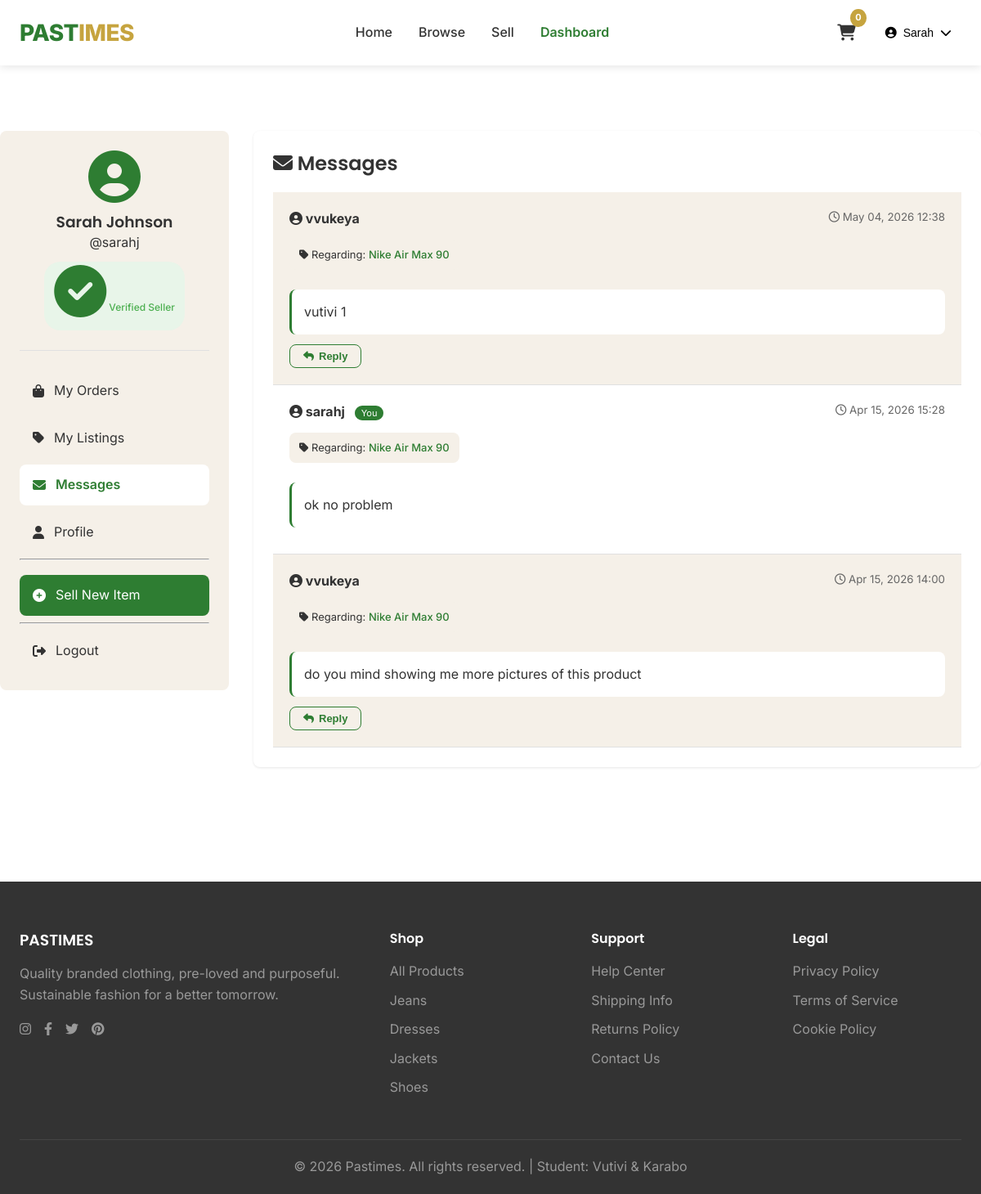
Page /index.php?page=dashboard&tab=messages (signed in) on the committed database.
### tables this page shows
CREATE TABLE `tblUser` (
    `user_id` INT(11) NOT NULL AUTO_INCREMENT,
    `name` VARCHAR(100) NOT NULL,
    `surname` VARCHAR(100) NOT NULL,
    `email` VARCHAR(100) NOT NULL UNIQUE,
    `username` VARCHAR(50) NOT NULL UNIQUE,
    `password_hash` VARCHAR(255) NOT NULL,
    `phone` VARCHAR(20) DEFAULT NULL,
    `delivery_address` TEXT DEFAULT NULL,
    `is_verified` TINYINT(1) DEFAULT 0,
    `is_seller_verified` TINYINT(1) DEFAULT 0,
    `role` ENUM('user', 'admin') DEFAULT 'user',
    `created_at` TIMESTAMP DEFAULT CURRENT_TIMESTAMP,
    `last_login` TIMESTAMP NULL,
    PRIMARY KEY (`user_id`),
    INDEX idx_email (`email`),
    INDEX idx_username (`username`)
);

CREATE TABLE `tblMessages` (
    `message_id` INT(11) NOT NULL AUTO_INCREMENT,
    `sender_id` INT(11) NOT NULL,
    `receiver_id` INT(11) NOT NULL,
    `product_id` INT(11) DEFAULT NULL,
    `message_text` TEXT NOT NULL,
    `is_read` TINYINT(1) DEFAULT 0,
    `created_at` TIMESTAMP DEFAULT CURRENT_TIMESTAMP,
    PRIMARY KEY (`message_id`),
    FOREIGN KEY (`sender_id`) REFERENCES `tblUser`(`user_id`),
    FOREIGN KEY (`receiver_id`) REFERENCES `tblUser`(`user_id`),
    FOREIGN KEY (`product_id`) REFERENCES `tblClothes`(`product_id`)
);

CREATE TABLE `tblClothes` (
    `product_id` INT(11) NOT NULL AUTO_INCREMENT,
    `seller_id` INT(11) NOT NULL,
    `title` VARCHAR(200) NOT NULL,
    `brand` VARCHAR(100) NOT NULL,
    `description` TEXT DEFAULT NULL,
    `price` DECIMAL(10,2) NOT NULL,
    `condition` ENUM('New', 'Like New', 'Good', 'Fair') DEFAULT 'Good',
    `category` VARCHAR(50) DEFAULT NULL,
    `size` VARCHAR(20) DEFAULT NULL,
    `colour` VARCHAR(30) DEFAULT NULL,
    `image_url` VARCHAR(500) DEFAULT NULL,
    `status` ENUM('pending', 'approved', 'rejected', 'sold') DEFAULT 'pending',
    `views` INT DEFAULT 0,
    `created_at` TIMESTAMP DEFAULT CURRENT_TIMESTAMP,
    `sold_date` TIMESTAMP NULL,
    PRIMARY KEY (`product_id`),
    FOREIGN KEY (`seller_id`) REFERENCES `tblUser`(`user_id`),
    INDEX idx_status (`status`),
    INDEX idx_brand (`brand`)
);

### pages/dashboard.php (the view, shortened to what this page needs)
<?php
$active_tab = isset($_GET['tab']) ? $_GET['tab'] : 'orders';
$user_id = $_SESSION['user_id'];
$user_sql = "SELECT * FROM tblUser WHERE user_id = ?";
$user_stmt = mysqli_prepare($conn, $user_sql);
mysqli_stmt_bind_param($user_stmt, "i", $user_id);
mysqli_stmt_execute($user_stmt);
$user_data = mysqli_fetch_assoc(mysqli_stmt_get_result($user_stmt));
$orders_sql = "SELECT * FROM tblAorder WHERE user_id = ? ORDER BY created_at DESC";
$orders_stmt = mysqli_prepare($conn, $orders_sql);
mysqli_stmt_bind_param($orders_stmt, "i", $user_id);
mysqli_stmt_execute($orders_stmt);
$orders = mysqli_stmt_get_result($orders_stmt);
$messages_sql = "SELECT m.*, u.username as sender_name, p.title as product_title
                 FROM tblMessages m
                 JOIN tblUser u ON m.sender_id = u.user_id
                 LEFT JOIN tblClothes p ON m.product_id = p.product_id
                 WHERE m.receiver_id = ? OR m.sender_id = ?
                 ORDER BY m.created_at DESC LIMIT 20";
$messages_stmt = mysqli_prepare($conn, $messages_sql);
mysqli_stmt_bind_param($messages_stmt, "ii", $user_id, $user_id);
mysqli_stmt_execute($messages_stmt);
$messages = mysqli_stmt_get_result($messages_stmt);
?>
<div class="container" style="padding: 40px 0;">
    <div class="dashboard-container">
        <div class="dashboard-sidebar">
            <div class="user-avatar">
                <i class="fas fa-user-circle"></i>
                <h3><?php echo htmlspecialchars($user_data['name'] . ' ' . $user_data['surname']); ?></h3>
                <p>@<?php echo htmlspecialchars($_SESSION['username']); ?></p>
                <?php if ($user_data['is_seller_verified'] == 1): ?>
                    <span class="status-badge status-approved" style="margin-top: 10px; display: inline-block;">
                        <i class="fas fa-check-circle"></i> Verified Seller
                    </span>
                <?php else: ?>
                    <span class="status-badge status-pending" style="margin-top: 10px; display: inline-block;">
                        <i class="fas fa-clock"></i> Not a Seller
                    </span>
                <?php endif; ?>
            </div>
            <div class="dashboard-nav">
                <a href="index.php?page=dashboard&tab=orders" class="<?php echo $active_tab == 'orders' ? 'active' : ''; ?>">
                    <i class="fas fa-shopping-bag"></i> My Orders
                </a>
                <?php if ($user_data['is_seller_verified'] == 1): ?>
                    <a href="index.php?page=dashboard&tab=listings" class="<?php echo $active_tab == 'listings' ? 'active' : ''; ?>">
                        <i class="fas fa-tag"></i> My Listings
                    </a>
                <?php endif; ?>
                <a href="index.php?page=dashboard&tab=messages" class="<?php echo $active_tab == 'messages' ? 'active' : ''; ?>">
                    <i class="fas fa-envelope"></i> Messages
                </a>
                <a href="index.php?page=dashboard&tab=profile" class="<?php echo $active_tab == 'profile' ? 'active' : ''; ?>">
                    <i class="fas fa-user"></i> Profile
                </a>
                <?php if ($user_data['is_seller_verified'] == 1): ?>
                    <hr>
                    <a href="index.php?page=sell" style="background: var(--pastime-green); color: white; margin-top: 10px;">
                        <i class="fas fa-plus-circle"></i> Sell New Item
                    </a>
                <?php endif; ?>
                <hr>
                <a href="logout.php">
                    <i class="fas fa-sign-out-alt"></i> Logout
                </a>
            </div>
        </div>
        <div class="dashboard-content">
            <?php if ($active_tab == 'orders'): ?>
                <h2 style="margin-bottom: 20px;"><i class="fas fa-shopping-bag"></i> My Orders</h2>
                <?php if (mysqli_num_rows($orders) > 0): ?>
                    <div style="overflow-x: auto;">
                        <table class="admin-table">
                            <thead>
                                <tr>
                                    <th>Order #</th>
                                    <th>Date</th>
                                    <th>Total</th>
                                    <th>Status</th>
                                    <th>Payment</th>
                                    <th>Action</th>
                                </tr>
                            </thead>
                            <tbody>
                                <?php while ($order = mysqli_fetch_assoc($orders)): ?>
                                    <tr>
                                        <td><strong><?php echo $order['order_number']; ?></strong></td>
                                        <td><?php echo date('M d, Y', strtotime($order['created_at'])); ?></td>
                                        <td>R <?php echo number_format($order['total_amount'], 2); ?></td>
                                        <td>
                                            <span class="status-badge status-<?php echo $order['status']; ?>">
                                                <?php echo ucfirst($order['status']); ?>
                                            </span>
                                        </td>
                                        <td>
                                            <span class="status-badge status-<?php echo $order['payment_status']; ?>">
                                                <?php echo ucfirst($order['payment_status']); ?>
                                            </span>
                                        </td>
                                        <td>
                                            <button onclick="alert('Order Details:\nOrder: <?php echo $order['order_number']; ?>\nTotal: R <?php echo number_format($order['total_amount'], 2); ?>\nStatus: <?php echo $order['status']; ?>\nDelivery: <?php echo htmlspecialchars(substr($order['delivery_address'], 0, 50)); ?>...')" class="btn-outline" style="padding: 4px 12px; font-size: 12px;">
                                                View
                                            </button>
                                        </td>
                                    </tr>
                                <?php endwhile; ?>
                            </tbody>
                        </table>
                    </div>
                <?php else: ?>
                    <div style="text-align: center; padding: 60px;">
                        <i class="fas fa-shopping-bag" style="font-size: 64px; color: var(--grey); margin-bottom: 20px;"></i>
                        <h3>No orders yet</h3>
                        <p style="color: var(--grey); margin-bottom: 20px;">You haven't placed any orders yet.</p>
                        <a href="index.php?page=browse" class="btn-primary">Start Shopping</a>
                    </div>
                <?php endif; ?>
            <?php elseif ($active_tab == 'messages'): ?>
                <h2 style="margin-bottom: 20px;"><i class="fas fa-envelope"></i> Messages</h2>
                <?php if (mysqli_num_rows($messages) > 0): ?>
                    <div class="messages-list">
                        <?php while ($msg = mysqli_fetch_assoc($messages)):
                            $is_sender = ($msg['sender_id'] == $user_id);
                        ?>
                            <div class="message-item" id="message-<?php echo $msg['message_id']; ?>" style="border-bottom: 1px solid var(--light-grey); padding: 20px; <?php echo (!$is_sender && $msg['is_read'] == 0) ? 'background: #F5F0E8;' : ''; ?>">
                                <div style="display: flex; justify-content: space-between; margin-bottom: 12px; flex-wrap: wrap;">
                                    <div>
                                        <strong style="font-size: 16px;">
                                            <i class="fas fa-user-circle"></i>
                                            <?php echo htmlspecialchars($msg['sender_name']); ?>
                                        </strong>
                                        <?php if ($is_sender): ?>
                                            <span style="background: var(--pastime-green); color: white; padding: 2px 8px; border-radius: 12px; font-size: 11px; margin-left: 8px;">You</span>
                                        <?php endif; ?>
                                    </div>
                                    <small style="color: var(--grey);">
                                        <i class="far fa-clock"></i> <?php echo date('M d, Y H:i', strtotime($msg['created_at'])); ?>
                                    </small>
                                </div>
                                <?php if ($msg['product_title']): ?>
                                    <div style="margin-bottom: 12px; font-size: 13px; background: var(--warm-beige); padding: 8px 12px; border-radius: var(--radius); display: inline-block;">
                                        <i class="fas fa-tag"></i> Regarding:
                                        <a href="index.php?page=product&id=<?php echo $msg['product_id']; ?>" style="color: var(--pastime-green); text-decoration: none; font-weight: 500;">
                                            <?php echo htmlspecialchars($msg['product_title']); ?>
                                        </a>
                                    </div>
                                <?php endif; ?>
                                <div style="margin: 12px 0; padding: 15px; background: white; border-radius: var(--radius); border-left: 3px solid var(--pastime-green);">
                                    <?php echo nl2br(htmlspecialchars($msg['message_text'])); ?>
                                </div>
                                <?php if (!$is_sender): ?>
                                    <div style="margin-top: 12px;">
                                        <button onclick="toggleReplyForm(<?php echo $msg['message_id']; ?>, <?php echo $msg['sender_id']; ?>, <?php echo $msg['product_id'] ?: 'null'; ?>)" class="btn-outline" style="padding: 6px 16px; font-size: 13px;">
                                            <i class="fas fa-reply"></i> Reply
                                        </button>
                                    </div>
                                <?php endif; ?>
                            </div>
                        <?php endwhile; ?>
                    </div>
                <?php endif; ?>
            <?php endif; ?>
        </div>
    </div>
</div>

### css/style.css (style rules this page uses)
* { margin: 0; padding: 0; box-sizing: border-box; }
:root { --pastime-green: #2E7D32; --pastime-green-dark: #1B5E20; --pastime-green-light: #4CAF50; --warm-beige: #F5F0E8; --gold: #C6A43F; --gold-dark: #A8882E; --charcoal: #333333; --grey: #666666; --light-grey: #E0E0E0; --off-white: #FAFAFA; --error-red: #F44336; --success-green: #4CAF50; --warning-orange: #FF9800; --shadow: 0 2px 10px rgba(0, 0, 0, 0.1); --shadow-hover: 0 5px 20px rgba(0, 0, 0, 0.15); --radius: 8px; --transition: all 0.3s ease; }
body { font-family: 'Inter', sans-serif; color: var(--charcoal); line-height: 1.6; background-color: white; }
h1, h2, h3, h4, h5, h6 { font-family: 'Poppins', sans-serif; font-weight: 600; line-height: 1.3; }
.container { max-width: 1280px; margin: 0 auto; padding: 0 24px; }
.btn-primary, .btn-outline, .btn-secondary { padding: 10px 24px; border-radius: var(--radius); font-weight: 600; text-decoration: none; transition: var(--transition); display: inline-block; cursor: pointer; border: none; font-size: 14px; }
.btn-outline { background: transparent; color: var(--pastime-green); border: 2px solid var(--pastime-green); }
.dashboard-container { display: grid; grid-template-columns: 280px 1fr; gap: 30px; padding: 40px 0; }
.dashboard-sidebar { background: var(--warm-beige); border-radius: var(--radius); padding: 24px; height: fit-content; }
.user-avatar { text-align: center; margin-bottom: 24px; }
.user-avatar i { font-size: 64px; color: var(--pastime-green); }
.dashboard-nav { display: flex; flex-direction: column; gap: 8px; }
.dashboard-nav a { padding: 12px 16px; text-decoration: none; color: var(--charcoal); border-radius: var(--radius); transition: var(--transition); }
.dashboard-nav a:hover, .dashboard-nav a.active { background: white; color: var(--pastime-green); }
.dashboard-content { background: white; border-radius: var(--radius); padding: 24px; }
.message-item { transition: all 0.3s ease; }
.btn-outline { background: transparent; color: var(--pastime-green); border: 1px solid var(--pastime-green); border-radius: var(--radius); text-decoration: none; display: inline-flex; align-items: center; gap: 6px; cursor: pointer; transition: all 0.3s ease; }
.status-badge { display: inline-block; padding: 4px 12px; border-radius: 20px; font-size: 12px; font-weight: 500; }
.status-approved, .status-paid, .status-delivered { background: #E8F5E9; color: var(--success-green); }

### pages/dashboard.php (style rules this page uses)
.dashboard-container { display: grid; grid-template-columns: 280px 1fr; gap: 30px; }
.dashboard-sidebar { background: var(--warm-beige); border-radius: var(--radius); padding: 24px; height: fit-content; position: sticky; top: 100px; }
.user-avatar { text-align: center; margin-bottom: 24px; padding-bottom: 24px; border-bottom: 1px solid var(--light-grey); }
.user-avatar i { font-size: 64px; color: var(--pastime-green); margin-bottom: 12px; }
.dashboard-nav { display: flex; flex-direction: column; gap: 8px; }
.dashboard-nav a { padding: 12px 16px; text-decoration: none; color: var(--charcoal); border-radius: var(--radius); transition: all 0.3s ease; display: flex; align-items: center; gap: 12px; }
.dashboard-nav a.active { background: white; color: var(--pastime-green); font-weight: 600; }
.dashboard-content { background: white; border-radius: var(--radius); padding: 24px; box-shadow: 0 1px 3px rgba(0,0,0,0.1); }
.status-badge { display: inline-block; padding: 4px 12px; border-radius: 20px; font-size: 12px; font-weight: 500; }
.status-approved, .status-paid, .status-delivered { background: #e8f5e9; color: #4caf50; }
.btn-outline { background: transparent; color: var(--pastime-green); border: 1px solid var(--pastime-green); border-radius: var(--radius); text-decoration: none; display: inline-flex; align-items: center; gap: 6px; cursor: pointer; transition: all 0.3s ease; }
.message-item { transition: all 0.3s ease; }

### rows in the picture
tbluser: name+surname "Sarah Johnson"
tblmessages: sender.username "vvukeya", created_at "May 04, 2026 12:38", product.title "Nike Air Max 90", message_text "vutivi 1"
tblmessages: sender.username "sarahj", shows "You", created_at "Apr 15, 2026 15:28", product.title "Nike Air Max 90", message_text "ok no problem"
tblmessages: sender.username "vvukeya", created_at "Apr 15, 2026 14:00", product.title "Nike Air Max 90", message_text "do you mind showing me more pictures of this product"

### other values in the picture
$_SESSION['name'] "Sarah"
$_SESSION['username'] "sarahj"
